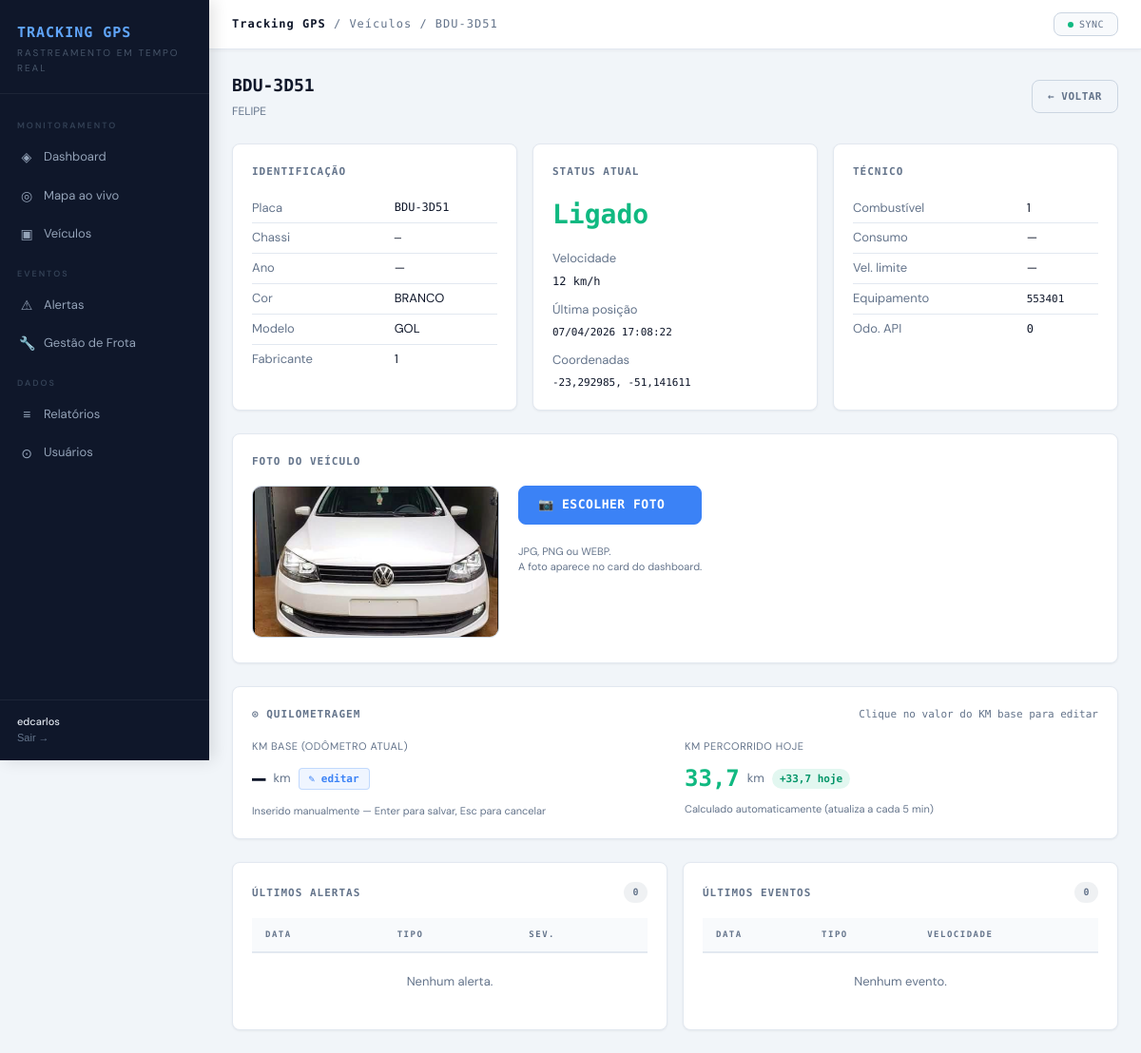
The app's page /veiculos/22/ (signed in), older data.
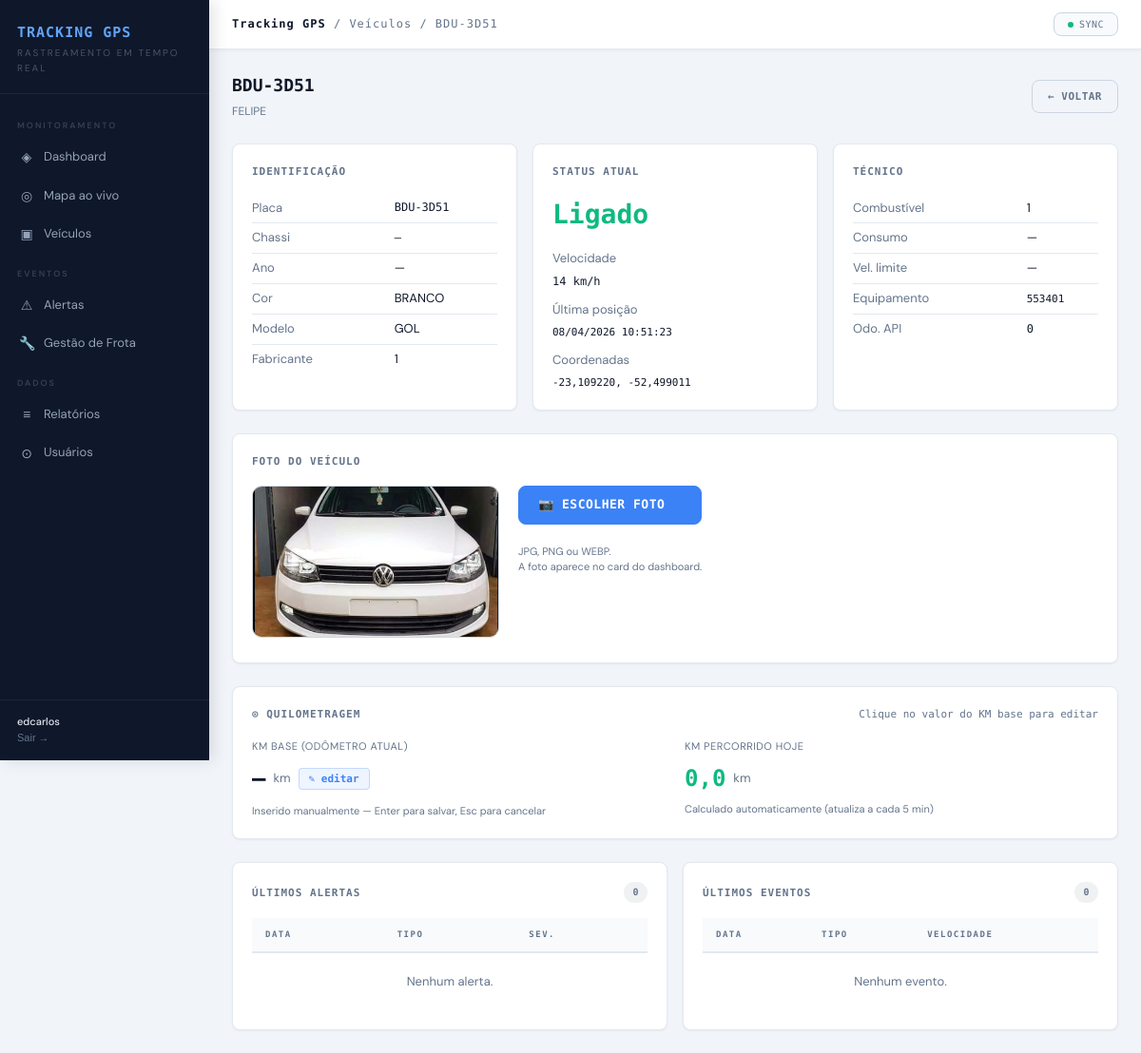
The same page, newer data.
### core/models.py (models this page shows, shortened)
class Vehicle(models.Model):
    api_id          = models.CharField(max_length=20, unique=True, verbose_name="ID API")
    api_client_id   = models.CharField(max_length=20, blank=True)
    placa           = models.CharField(max_length=20, blank=True, verbose_name="Placa")
    tag             = models.CharField(max_length=50, blank=True, verbose_name="Tag")
    descricao       = models.CharField(max_length=200, blank=True, verbose_name="Descrição")
    chassi          = models.CharField(max_length=50, blank=True)
    ano             = models.CharField(max_length=10, blank=True)
    cor             = models.CharField(max_length=50, blank=True)
    tipo            = models.CharField(max_length=10, blank=True)
    fabricante      = models.CharField(max_length=10, blank=True)
    modelo          = models.CharField(max_length=100, blank=True)
    combustivel     = models.CharField(max_length=10, blank=True)
    consumo         = models.CharField(max_length=20, blank=True)
    velocidade_limite = models.CharField(max_length=20, blank=True)
    odometro        = models.CharField(max_length=20, blank=True)
    equipamento     = models.CharField(max_length=100, blank=True, null=True)
    latitude        = models.FloatField(null=True, blank=True)
    longitude       = models.FloatField(null=True, blank=True)
    velocidade_atual = models.FloatField(null=True, blank=True)
    ignicao         = models.BooleanField(null=True, blank=True)
    direcao         = models.FloatField(null=True, blank=True, verbose_name="Direção (graus)")
    ultima_posicao  = models.DateTimeField(null=True, blank=True)
    foto            = models.ImageField(upload_to='veiculos/', null=True, blank=True, verbose_name="Foto")
    km_base         = models.FloatField(null=True, blank=True, verbose_name="KM Base (odômetro manual)")
    km_percorrido_hoje = models.FloatField(default=0.0, verbose_name="KM percorrido hoje")
    km_dia_data     = models.DateField(null=True, blank=True, verbose_name="Data referência km diário")
    ativo           = models.BooleanField(default=True)
    criado_em       = models.DateTimeField(auto_now_add=True)
    atualizado_em   = models.DateTimeField(auto_now=True)
    class Meta:
        verbose_name = "Veículo"
        verbose_name_plural = "Veículos"
        ordering = ['placa']
    @property
    def status_display(self):
        if self.ignicao is None:
            return "Desconhecido"
        return "Ligado" if self.ignicao else "Desligado"
    @property
    def status_color(self):
        if self.ignicao is None:
            return "gray"
        return "green" if self.ignicao else "red"

### core/views.py (the view)
# urls.py: path('veiculos/<int:pk>/',         views.veiculo_detalhe,      name='veiculo_detalhe'),
@login_required
def veiculo_detalhe(request, pk):
    veiculo  = get_object_or_404(Vehicle, pk=pk)
    eventos  = veiculo.events.order_by('-ocorrido_em')[:30]
    alertas  = veiculo.alerts.order_by('-ocorrido_em')[:30]
    return render(request, 'core/veiculo_detalhe.html', {
        'veiculo': veiculo,
        'eventos': eventos,
        'alertas': alertas,
    })

### core/context_processors.py (called while the page is built)
def nao_lidos(request):
    if request.user.is_authenticated:
        return {'nao_lidos': Alert.objects.filter(lido=False).count()}
    return {'nao_lidos': 0}

### core/templates/core/veiculo_detalhe.html (shortened to what the changed rows need)
{% extends 'core/base.html' %}
{% block topbar_title %}<span>Tracking GPS</span> / Veículos / {{ veiculo.placa }}{% endblock %}
{% block content %}
<div class="page-header">
  <div>
    <div class="page-title">{{ veiculo.placa }}</div>
    <div class="page-sub">{{ veiculo.descricao }}</div>
  </div>
</div>
<div class="grid-3" style="margin-bottom:24px">
  <div class="card">
    <table style="font-size:13px;width:100%">
      <tr><td class="detail-td-label">Placa</td><td class="detail-td-val mono">{{ veiculo.placa }}</td></tr>
      <tr><td class="detail-td-label">Chassi</td><td class="detail-td-val mono">{{ veiculo.chassi|default:"—" }}</td></tr>
      <tr><td class="detail-td-label">Ano</td><td class="detail-td-val">{{ veiculo.ano|default:"—" }}</td></tr>
      <tr><td class="detail-td-label">Cor</td><td class="detail-td-val">{{ veiculo.cor|default:"—" }}</td></tr>
      <tr><td class="detail-td-label">Modelo</td><td class="detail-td-val">{{ veiculo.modelo|default:"—" }}</td></tr>
      <tr><td class="detail-td-label">Fabricante</td><td class="detail-td-val">{{ veiculo.fabricante|default:"—" }}</td></tr>
    </table>
  </div>
  <div class="card">
    <div class="card-title" style="margin-bottom:14px">Status atual</div>
    <div style="font-size:28px;font-family:var(--mono);font-weight:700;color:var(--{{ veiculo.status_color }})">
      {{ veiculo.status_display }}
    </div>
    <div style="margin-top:14px;font-size:13px">
      <div style="color:var(--muted);margin-bottom:4px">Velocidade</div>
      <div class="mono">{% if veiculo.velocidade_atual %}{{ veiculo.velocidade_atual|floatformat:0 }} km/h{% else %}—{% endif %}</div>
    </div>
    <div style="margin-top:10px;font-size:13px">
      <div style="color:var(--muted);margin-bottom:4px">Última posição</div>
      <div class="mono" style="font-size:11px">{% if veiculo.ultima_posicao %}{{ veiculo.ultima_posicao|date:"d/m/Y H:i:s" }}{% else %}—{% endif %}</div>
    </div>
    {% if veiculo.latitude %}
    <div style="margin-top:10px;font-size:13px">
      <div style="color:var(--muted);margin-bottom:4px">Coordenadas</div>
      <div class="mono" style="font-size:11px">{{ veiculo.latitude|floatformat:6 }}, {{ veiculo.longitude|floatformat:6 }}</div>
    </div>
    {% endif %}
  </div>
  <div class="card">
    <table style="font-size:13px;width:100%">
      <tr><td class="detail-td-label">Combustível</td><td class="detail-td-val">{{ veiculo.combustivel|default:"—" }}</td></tr>
      <tr><td class="detail-td-label">Equipamento</td><td class="detail-td-val mono" style="font-size:11px">{{ veiculo.equipamento|default:"—" }}</td></tr>
      <tr><td class="detail-td-label">Odo. API</td><td class="detail-td-val mono">{{ veiculo.odometro|default:"—" }}</td></tr>
    </table>
  </div>
</div>
<div class="card" style="margin-bottom:24px">
  <div style="display:flex;align-items:flex-start;gap:20px;flex-wrap:wrap">
    <div id="foto-preview-wrap" style="position:relative;flex-shrink:0">
      {% if veiculo.foto %}
        <img id="foto-preview" src="{{ veiculo.foto.url }}" alt="{{ veiculo.placa }}"
             style="width:260px;height:160px;object-fit:cover;border-radius:10px;border:1px solid var(--border2);">
      {% endif %}
    </div>
  </div>
</div>
<div class="card" style="margin-bottom:24px">
  <div style="display:grid;grid-template-columns:repeat(auto-fit,minmax(200px,1fr));gap:20px">
    <div>
      <div style="display:flex;align-items:center;gap:8px">
        <span class="mono" style="font-size:24px;font-weight:700;color:var(--green)">
          {{ veiculo.km_percorrido_hoje|floatformat:1 }}
        </span>
        <span style="font-size:13px;color:var(--muted)">km</span>
        {% if veiculo.km_percorrido_hoje > 0 %}
        <span class="km-hoje-pill">+{{ veiculo.km_percorrido_hoje|floatformat:1 }} hoje</span>
        {% endif %}
      </div>
    </div>
  </div>
</div>
<div class="grid-2">
  <div class="card">
    <div class="table-wrap">
      <table>
        <thead><tr><th>Data</th><th>Tipo</th><th>Sev.</th></tr></thead>
      </table>
    </div>
  </div>
  <div class="card">
    <div class="table-wrap">
      <table>
        <thead><tr><th>Data</th><th>Tipo</th><th>Velocidade</th></tr></thead>
      </table>
    </div>
  </div>
</div>
{% endblock %}

Row changes from the older to the newer data that the page shows:
changed Vehicle "Ligado": velocidade_atual "12" → "14"; ultima_posicao "07/04/2026 17:08:22" → "08/04/2026 10:51:23"; latitude "-23,292985" → "-23,109220"; longitude "-51,141611" → "-52,499011"; km_percorrido_hoje "33,7" → "0,0"; km_percorrido_hoje "33,7" → (not shown)
Text that changed along with them:
text no longer shown: "+ hoje"
